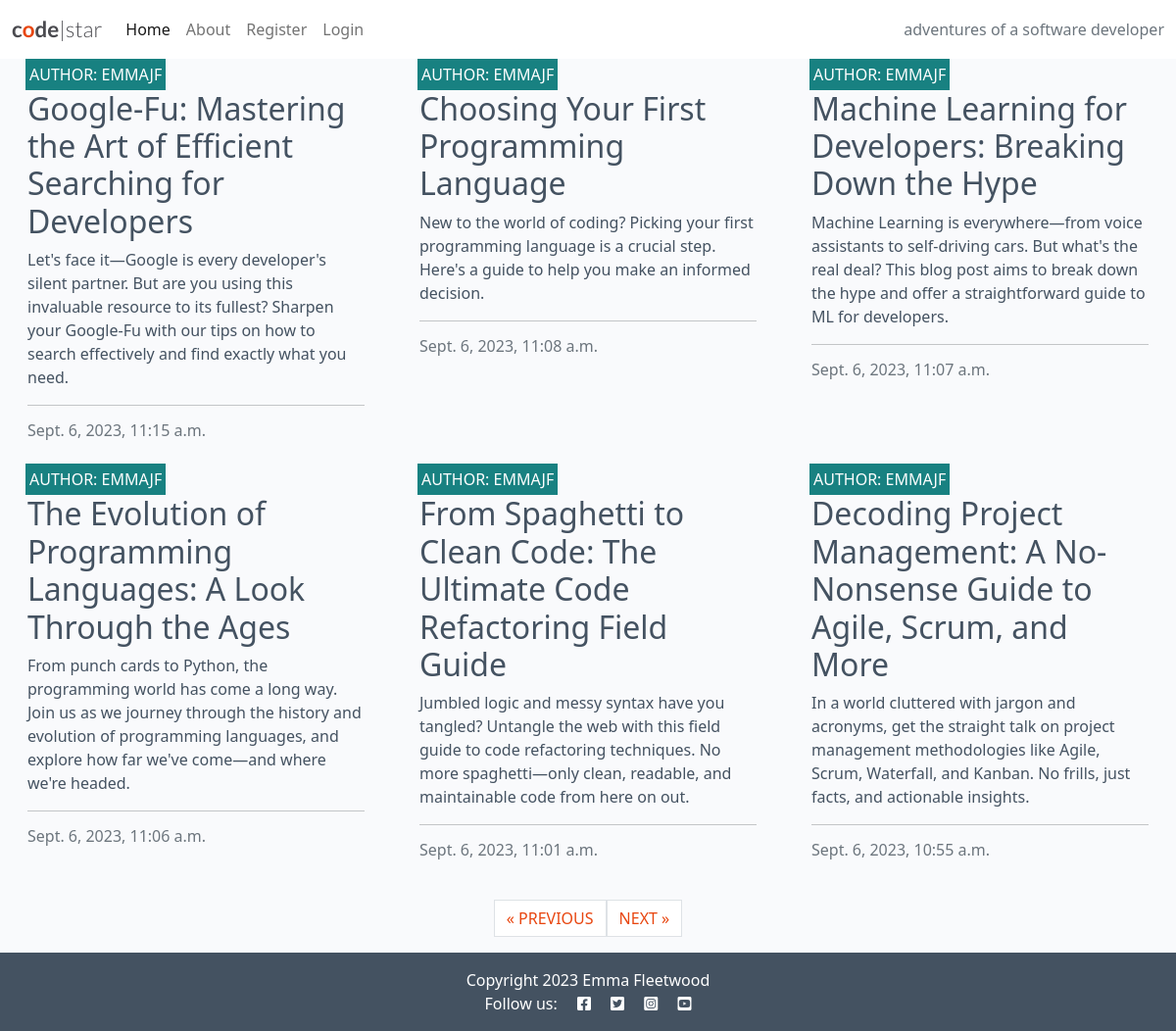
Screenshot of /?page=2 with the database file from the repository.
### blog/models.py (models this page shows, shortened)
class Post(models.Model):
    title = models.CharField(max_length=200, unique=True)
    slug = models.SlugField(max_length=200, unique=True)
    author = models.ForeignKey(
        User, on_delete=models.CASCADE, related_name="blog_posts"
    )
    content = models.TextField()
    created_on = models.DateTimeField(auto_now_add=True)
    status = models.IntegerField(choices=STATUS, default=0)
    excerpt = models.TextField(blank=True)
    updated_on = models.DateTimeField(auto_now=True)
    class Meta:
        ordering = ["-created_on"]

### blog/views.py (the view)
# urls.py: path("", views.PostList.as_view(), name="home"),
class PostList(generic.ListView):
    queryset = Post.objects.filter(status=1)
    template_name = "blog/index.html"
    paginate_by = 6

### blog/templates/blog/index.html
{% extends "base.html" %}
{% block content %}
<div class="container-fluid">
    <div class="row">
        <div class="col-12 mt-3 left">
            <div class="row">
                {% for post in post_list %}
                <div class="col-md-4">
                    <div class="card mb-4">
                        <div class="card-body">
                            <div class="image-container">
                                <div class="image-flash">
                                    <p class="author">Author: {{ post.author }}</p>
                                </div>
                            </div>
                            <a href="{% url 'post_detail' post.slug %}" class="post-link">
                                <h2 class="card-title">{{ post.title }}</h2>
                                <p class="card-text">{{ post.excerpt }}</p>
                            </a>
                            <hr />
                            <p class="card-text text-muted h6">{{ post.created_on}}
                            </p>
                        </div>
                    </div>
                </div>
                {% if forloop.counter|divisibleby:3 %}
            </div>
            <div class="row">
                {% endif %}
                {% endfor %}
            </div>
        </div>
    </div>
    {% if is_paginated %}
    <nav aria-label="Page navigation">
        <ul class="pagination justify-content-center">
            {% if page_obj.has_previous %}
            <li><a href="?page={{ page_obj.previous_page_number }}" class="page-link">&laquo; PREVIOUS</a></li>
            {% endif %}
            {% if page_obj.has_next %}
            <li><a href="?page={{ page_obj.next_page_number }}" class="page-link"> NEXT &raquo;</a></li>
            {% endif %}
        </ul>
    </nav>
    {% endif %}
</div>
{% endblock %}
{% block copyright %}
Copyright 2023 Emma Fleetwood
{% endblock %}

### static/css/style.css (style rules this page uses)
body { background-color: #F9FAFC; }
.main-bg { background-color: #F9FAFC; }
.card { border: none; background-color: transparent; }
.image-container { position: relative; }
.image-flash { position: absolute; bottom: 5%; min-width: 30%; left: -2px; background-color: #188181; }
.author { color: white; margin: 4px; text-transform: uppercase; }
.post-link { text-decoration: none; color: #445261; }
.post-link:hover, .page-link { color: #E84610; }

### rows the page displays
Post: author "EMMAJF", title "Google-Fu: Mastering the Art of Efficient Searching for Developers", excerpt "Let's face it—Google is every developer's silent partner. But are you using this invaluable resource to its fullest? Sharpen your Google-Fu with our tips on how to search effectively and find exactly what you need.", created_on "Sept. 6, 2023, 11:15 a.m."
Post: author "EMMAJF", title "Choosing Your First Programming Language", excerpt "New to the world of coding? Picking your first programming language is a crucial step. Here's a guide to help you make an informed decision.", created_on "Sept. 6, 2023, 11:08 a.m."
Post: author "EMMAJF", title "Machine Learning for Developers: Breaking Down the Hype", excerpt "Machine Learning is everywhere—from voice assistants to self-driving cars. But what's the real deal? This blog post aims to break down the hype and offer a straightforward guide to ML for developers.", created_on "Sept. 6, 2023, 11:07 a.m."
Post: author "EMMAJF", title "The Evolution of Programming Languages: A Look Through the Ages", excerpt "From punch cards to Python, the programming world has come a long way. Join us as we journey through the history and evolution of programming languages, and explore how far we've come—and where we're headed.", created_on "Sept. 6, 2023, 11:06 a.m."
Post: author "EMMAJF", title "From Spaghetti to Clean Code: The Ultimate Code Refactoring Field Guide", excerpt "Jumbled logic and messy syntax have you tangled? Untangle the web with this field guide to code refactoring techniques. No more spaghetti—only clean, readable, and maintainable code from here on out.", created_on "Sept. 6, 2023, 11:01 a.m."
Post: author "EMMAJF", title "Decoding Project Management: A No-Nonsense Guide to Agile, Scrum, and More", excerpt "In a world cluttered with jargon and acronyms, get the straight talk on project management methodologies like Agile, Scrum, Waterfall, and Kanban. No frills, just facts, and actionable insights.", created_on "Sept. 6, 2023, 10:55 a.m."
